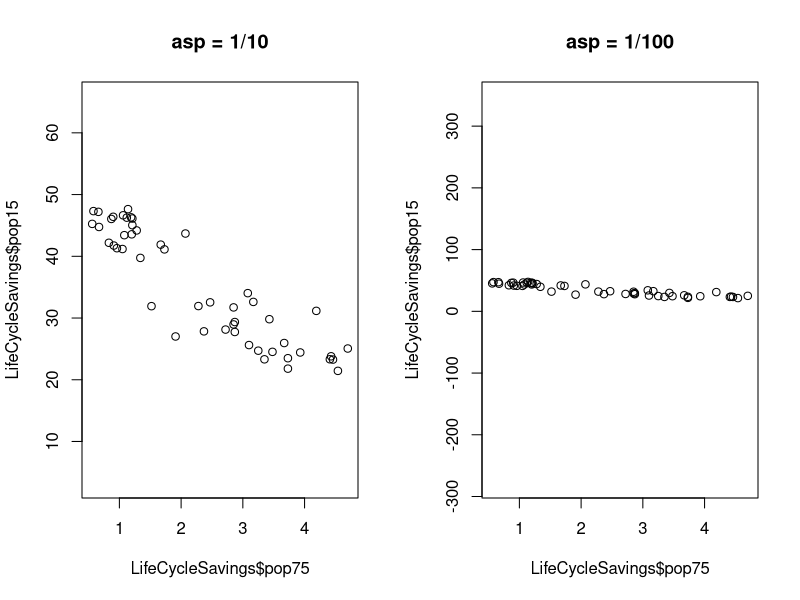

The R script that drew this image:
par( mfrow=c( 1, 2 ) )

plot( 
  LifeCycleSavings$pop75, 
  LifeCycleSavings$pop15, 
  asp=0.1, 
  main="asp = 1/10" 
  )
plot( 
  LifeCycleSavings$pop75, 
  LifeCycleSavings$pop15, 
  asp=0.01, 
  main="asp = 1/100" 
  )

par( mfrow=c( 1, 1 ) )
